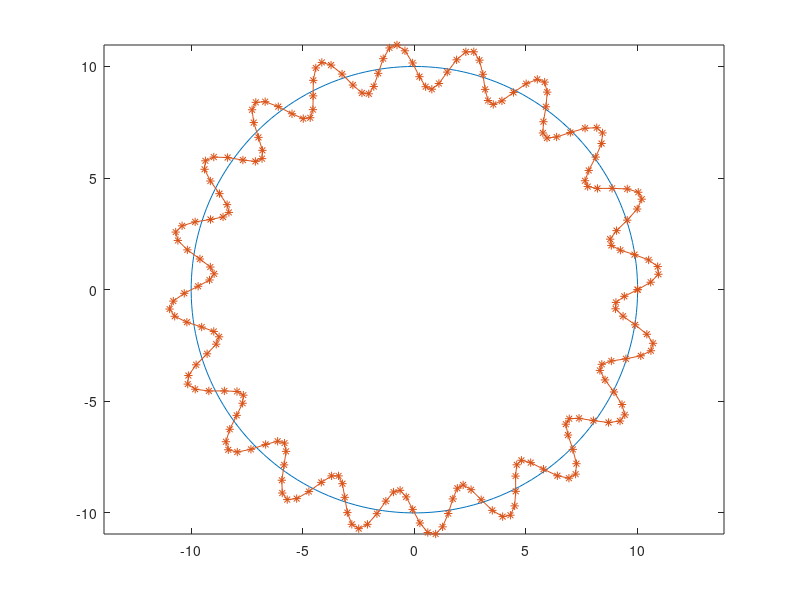

Reproduce this figure in MATLAB.
th = linspace(0,2*pi,200);

frac = 0.25; % arc length as a fraction of the full circle
npt = 200; % number of points 
Rk = 10; % radius of curvature
a = 1; % amplitude of the sine wave
n = 20; % number of sinusoids


x = (Rk + a*sin(n*th)).*cos(th);
y = (Rk + a*sin(n*th)).*sin(th);

plot(Rk*sin(th),Rk*cos(th));
hold on;
plot(x,y,'*-');
axis equal